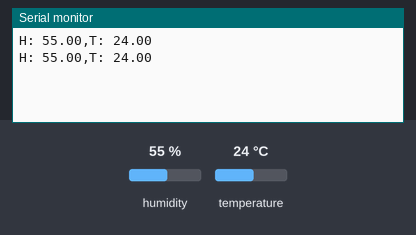
This sketch was run on a simulated ESP8266 (NodeMCU). Shown: the last lines printed to the serial monitor. Inputs (shaded band) come from the test bench; at power-on: humidity 55 %, temperature 24 °C.

Above: at 2.8 s.
2.9 s: humidity set to 22 %
At 5.3 s:
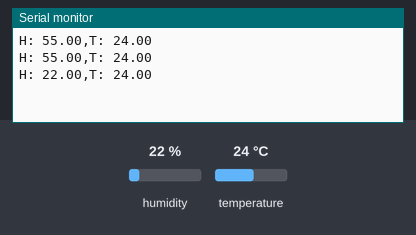
5.6 s: temperature set to 12 °C
At 6.7 s:
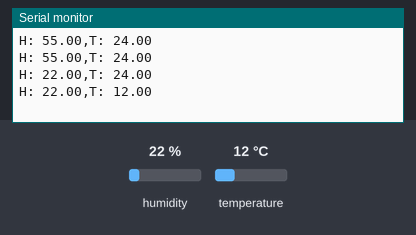
8.3 s: humidity set to 40 %
At 11.5 s:
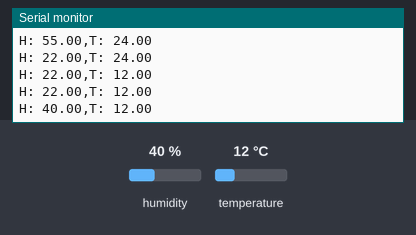
Timing chart, 0 to 13.0 s (numbered marks = the images above; inputs shaded):
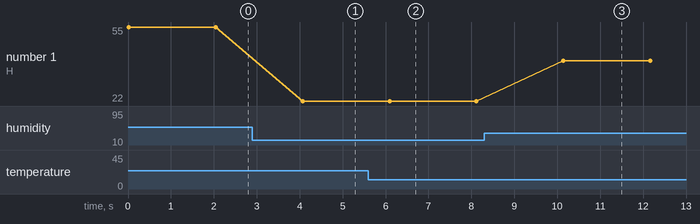

Measured:
- after the input at 2.9 s, the serial monitor: prints a new line after 1.2 s (image 1)
- after the input at 5.6 s, the serial monitor: prints a new line after 0.49 s (image 2)
- after the input at 8.3 s, the serial monitor: prints a new line after 1.8 s (image 3)
- plotted number 1: 55 → 22 after the input at 2.9 s, 22 → 40 after the input at 8.3 s

The sketch:

dht_sensor.ino
```cpp
#include "DHT.h"

DHT dht(D0,DHT11);
void setup() {
  // put your setup code here, to run once:
  dht.begin();
  Serial.begin(9600);
}

void loop() {
  // put your main code here, to run repeatedly:
  float h=dht.readHumidity();
  float t=dht.readTemperature();

  Serial.print("H: ");
  Serial.print(h);
  Serial.print(",T: ");
  Serial.println(t);
  delay(2000);
}
```
